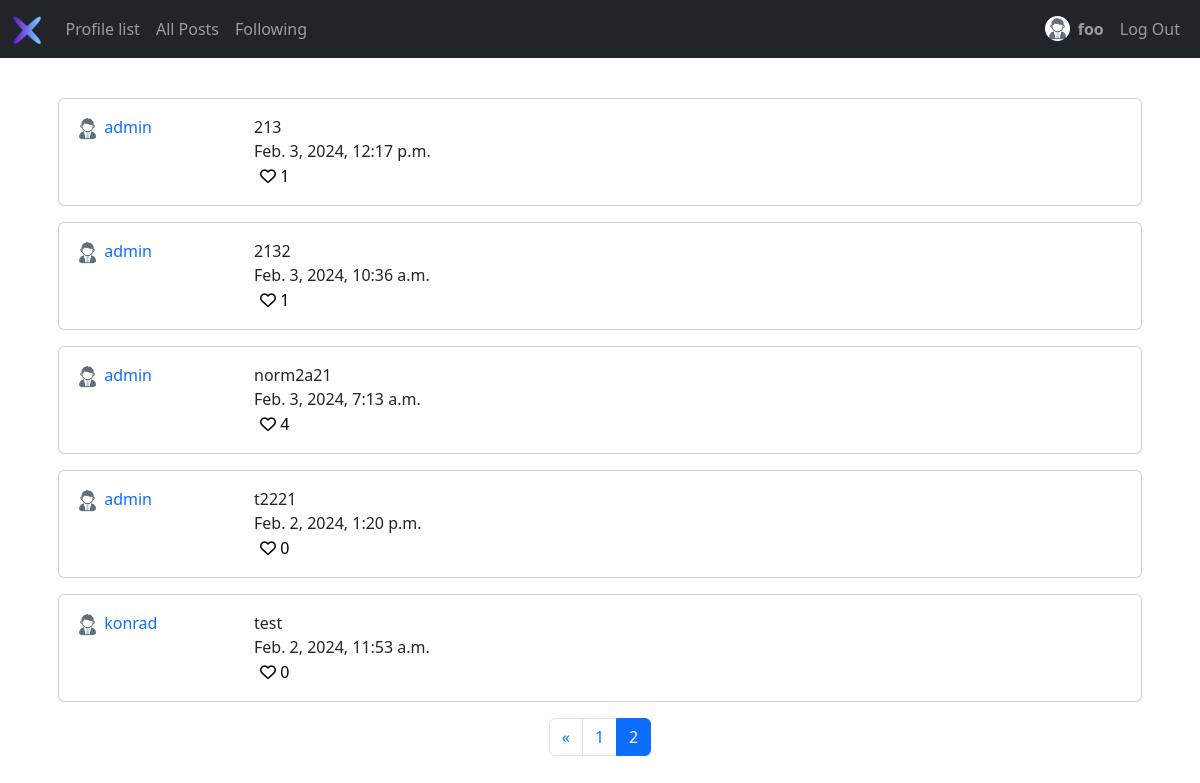
The app's page /following?page=2 (signed in) with its own data.
### network/models.py (models this page shows, shortened)
class User(AbstractUser):
    posts = models.ManyToManyField('Post',
        symmetrical=False,
        related_name='author',
        blank=True)
    follows = models.ManyToManyField('self',
        symmetrical=False,
        related_name='followed_by',
        blank=True)
    last_activity = models.DateTimeField(auto_now=True)

class Post(models.Model):
    post_author = models.ForeignKey(User, on_delete=models.CASCADE)
    content = models.TextField()
    created_at = models.DateTimeField(auto_now_add=True)
    likes = models.ManyToManyField(User, related_name='liked_posts', blank=True)

### network/views.py (the view)
# urls.py: path("following", views.view_following_posts, name="following"),
@login_required(login_url='login')
def view_following_posts(request):
    users_followed = request.user.follows.all()
    p = Paginator(Post.objects.filter(post_author__in=users_followed).order_by('-created_at'), 10)
    page = request.GET.get('page')
    posts = p.get_page(page)
    return render(request, "network/following.html", {"posts": posts})

### network/templates/network/following.html (shortened to what this page needs)
{% extends "network/layout.html" %}
{% load static %}
{% block body %}
{% for post in posts %}
    {% include 'network/post.html' %}
{% endfor %}
{% include 'network/pagination.html' %}
{% endblock %}

### network/templates/network/nav.html (shortened to what this page needs)
{% load static %}
<nav class="navbar navbar-expand-lg navbar-dark bg-dark">
  <div class="container-fluid">
    <div class="collapse navbar-collapse" id="navbarSupportedContent">
      <a class="navbar-brand mt-2 mt-lg-0" href="{% url 'index' %}">
        <img
          src="{% static 'network/images/logo2.png' %}"
          height="30"
          alt="Network Logo"
          loading="lazy"
        />
      </a>
      <ul class="navbar-nav me-auto mb-2 mb-lg-0">
        <li class="nav-item">
            <a class="nav-link" href="{% url 'all_users' %}">Profile list</a>
        </li>
        <li class="nav-item">
            <a class="nav-link" href="{% url 'index' %}">All Posts</a>
        </li>
        {% if user.is_authenticated %}
            <li class="nav-item">
                <a class="nav-link" href="{% url 'following' %}">Following</a>
            </li>
        {% endif %}
    </ul>
      <div class="d-flex align-items-center">
        <ul class="navbar-nav me-auto mb-2 mb-lg-0">
          {% if user.is_authenticated %}
          <li class="nav-item d-flex align-items-center">
            <img src="{% static 'network/images/user_profile_default.jpg' %}" class="rounded-circle" height="25" alt="User Avatar" loading="lazy">
          </li>
          <li class="nav-item">
            <a class="nav-link" href="{% url 'profile' user %}" role="button" aria-expanded="false">
              <strong>{{ request.user }}</strong>
            </a>
          </li>
          <li class="nav-item">
            <a class="nav-link" href="{% url 'logout' %}">Log Out</a>
          </li>
          {% endif %}
        </ul>
      </div>
    </div>
  </div>
</nav>
<br>

### network/templates/network/post.html
{% load static %}
<div class="card m-3">
    <div class="card-body">
        <div class="row">
            <div class="col-2">
                <div>
                    <img src="{% static 'network/images/user_profile_default.jpg' %}" class="rounded-circle" height="25" alt="User Avatar" loading="lazy">
                    <a href="{% url 'profile' post.post_author.username %}">{{ post.post_author }}</a>
                </div>
            </div>
            <div class="col-10">
                <div>{{post.content}}</div>
                <div>{{post.created_at}}</div>
                <button id="like-btn-{{post.id}}">
                    {% if user in post.likes.all %}
                        <i class="fa-solid fa-heart"></i> <span id="likes-count-{{post.id}}">{{ post.likes.all.count }}</span>
                    {% else %}
                        <i class="fa-regular fa-heart"></i> <span id="likes-count-{{post.id}}">{{ post.likes.all.count }}</span>
                    {% endif %}
                </button>
            </div>
        </div>
    </div>
</div>

### network/static/network/styles.css (style rules this page uses)
[id^="like-btn-"] { border: none; background-color: transparent; }
a { text-decoration: none; }

### records on screen
User: user "foo"
Post: post_author "admin", content "213", created_at "Feb. 3, 2024, 12:17 p.m.", likes.all.count "1"
Post: post_author "admin", content "2132", created_at "Feb. 3, 2024, 10:36 a.m.", likes.all.count "1"
Post: post_author "admin", content "norm2a21", created_at "Feb. 3, 2024, 7:13 a.m.", likes.all.count "4"
Post: post_author "admin", content "t2221", created_at "Feb. 2, 2024, 1:20 p.m.", likes.all.count "0"
Post: post_author "konrad", content "test", created_at "Feb. 2, 2024, 11:53 a.m.", likes.all.count "0"

### other values on screen
{{ num }} "1" "2"
